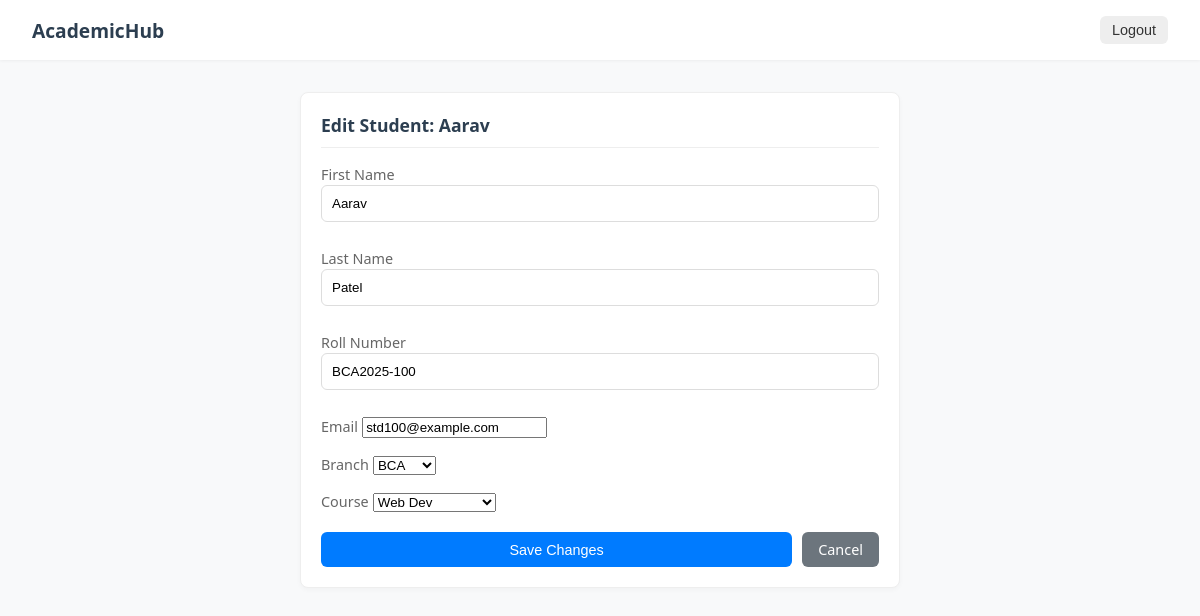
Page /edit-student/1/ (signed in) on the committed database.
### students/models.py (models this page shows, shortened)
class Student(models.Model):
    BRANCH_CHOICES = [
        ('BCA', 'BCA'),
        ('B.Tech', 'B.Tech'),
        ('B.Sc', 'B.Sc'),
        ('BBA', 'BBA'),
    ]
    user = models.OneToOneField(User, on_delete=models.CASCADE)
    roll_number = models.CharField(max_length=20, unique=True)
    branch = models.CharField(max_length=10, choices=BRANCH_CHOICES)
    course = models.ForeignKey(Course, on_delete=models.SET_NULL, null=True)

### students/views.py (the view)
# urls.py: path('edit-student/<int:student_id>/', views.edit_student, name='edit_student'),
@user_passes_test(is_admin)
def edit_student(request, student_id):
    student = get_object_or_404(Student, id=student_id)
    user = student.user
    if request.method == 'POST':
        form = StudentEditForm(request.POST, instance=student)
        if form.is_valid():
            student = form.save()
            user.first_name = form.cleaned_data['first_name']
            user.last_name = form.cleaned_data['last_name']
            user.email = form.cleaned_data['email']
            user.save()
            return redirect('dashboard')
    else:
        initial_data = {
            'first_name': user.first_name,
            'last_name': user.last_name,
            'email': user.email
        }
        form = StudentEditForm(instance=student, initial=initial_data)
    return render(request, 'students/edit_student.html', {'form': form, 'student': student})
    return response

### students/forms.py
class StudentEditForm(forms.ModelForm):
    first_name = forms.CharField(required=True)
    last_name = forms.CharField(required=True)
    email = forms.EmailField(required=True)
    class Meta:
        model = Student
        fields = ['roll_number', 'branch', 'course']

### students/models.py (called while the page is built)
    def __str__(self):
        return self.name

### students/views.py (called while the page is built)
def is_admin(user):
    return user.is_superuser

### students/templates/students/edit_student.html (shortened to what this page needs)
{% extends 'students/base.html' %}
{% block content %}
<div style="max-width: 600px; margin: 0 auto;">
    <div class="card">
        <h3>Edit Student: {{ student.user.first_name }}</h3>
        <form method="post">
            <div style="margin-bottom: 15px;">
                <label style="color:#666; font-size:0.9rem;">First Name</label>
                {{ form.first_name }}
            </div>
            <div style="margin-bottom: 15px;">
                <label style="color:#666; font-size:0.9rem;">Last Name</label>
                {{ form.last_name }}
            </div>
            <div style="margin-bottom: 15px;">
                <label style="color:#666; font-size:0.9rem;">Roll Number</label>
                {{ form.roll_number }}
            </div>
            <div style="margin-bottom: 15px;">
                <label style="color:#666; font-size:0.9rem;">Email</label>
                {{ form.email }}
            </div>
            <div style="margin-bottom: 15px;">
                <label style="color:#666; font-size:0.9rem;">Branch</label>
                {{ form.branch }}
            </div>
            <div style="margin-bottom: 15px;">
                <label style="color:#666; font-size:0.9rem;">Course</label>
                {{ form.course }}
            </div>
            <div style="display: flex; gap: 10px; margin-top: 20px;">
                <button type="submit" class="btn btn-primary">Save Changes</button>
                <a href="{% url 'dashboard' %}" class="btn" style="background:#6c757d; color:white;">Cancel</a>
            </div>
        </form>
    </div>
</div>
{% endblock %}

### students/templates/students/base.html (style rules this page uses)
body { margin: 0; padding: 0; font-family: 'Segoe UI', system-ui, sans-serif; background-color: #f8f9fa; color: #333; }
a { text-decoration: none; color: inherit; }
.card { background: white; border-radius: 8px; padding: 20px; box-shadow: 0 2px 5px rgba(0,0,0,0.03); margin-bottom: 20px; border: 1px solid #eee; }
.card h3 { margin-top: 0; font-size: 1.1rem; color: #2c3e50; border-bottom: 1px solid #eee; padding-bottom: 10px; margin-bottom: 15px; }
input[type="text"] { width: 100%; padding: 10px; border: 1px solid #ddd; border-radius: 6px; box-sizing: border-box; margin-bottom: 10px; }
.btn { display: inline-block; padding: 8px 16px; border-radius: 6px; font-size: 0.9rem; border: none; cursor: pointer; transition: 0.2s; }
.btn-primary { background: #007bff; color: white; width: 100%; }

### rows in the picture
Student: user.first_name "Aarav", roll_number "BCA2025-100", branch "BCA", course "Web Dev"
